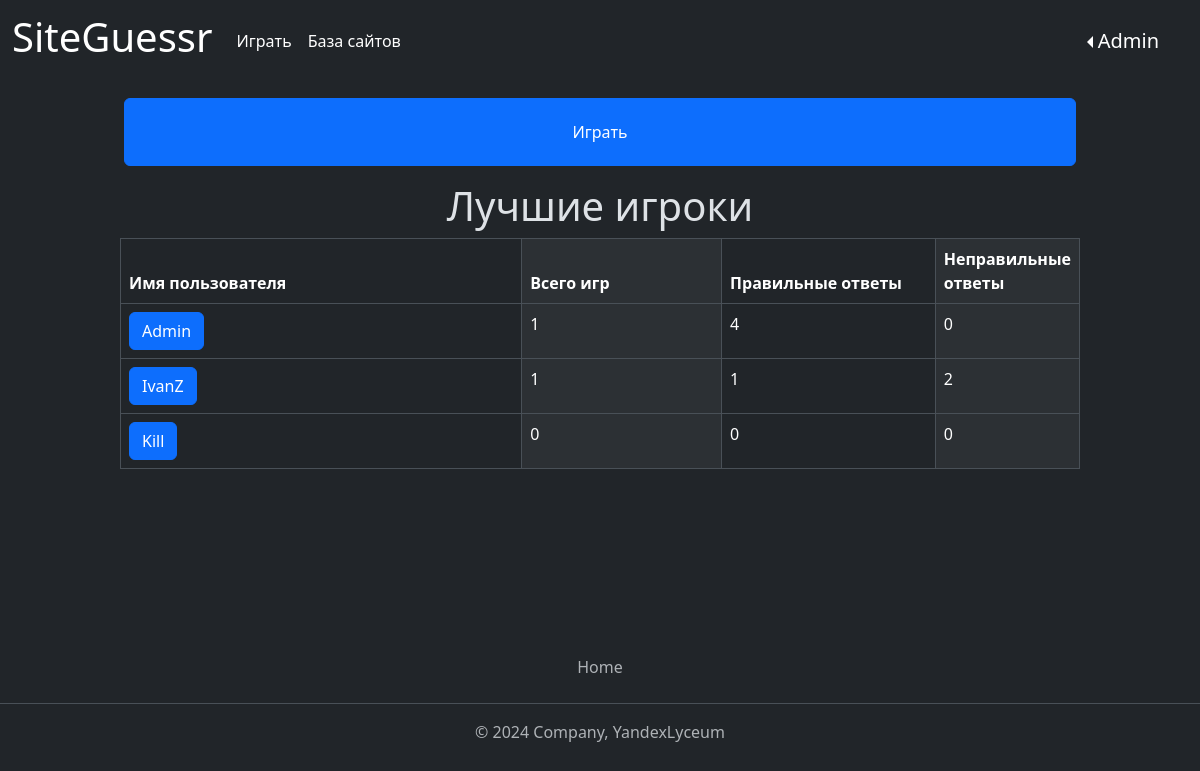
Screenshot of / (signed in) with the database file from the repository.
### data/users.py (models this page shows, shortened)
class User(SqlAlchemyBase, UserMixin, SerializerMixin):
    __tablename__ = 'user'
    id = sqlalchemy.Column(sqlalchemy.Integer,
                           primary_key=True, autoincrement=True)
    login = sqlalchemy.Column(sqlalchemy.String, unique=True, nullable=True)
    description = sqlalchemy.Column(sqlalchemy.String)  # описание
    role = sqlalchemy.Column(sqlalchemy.String, nullable=True, default="newbie")  # роль
    banned = sqlalchemy.Column(sqlalchemy.Boolean, nullable=True, default=False)  # бан
    created_date = sqlalchemy.Column(sqlalchemy.DateTime)
    modified_date = sqlalchemy.Column(sqlalchemy.DateTime)
    hashed_password = sqlalchemy.Column(sqlalchemy.String, nullable=True)
    statistic = orm.relationship("Statistic", back_populates='user', uselist=False)
    games = orm.relationship("Game", back_populates='user')
    website = orm.relationship("Website", back_populates='user')

### data/statistics.py (models this page shows)
class Statistic(SqlAlchemyBase, UserMixin, SerializerMixin):
    __tablename__ = 'statistic'
    id = sqlalchemy.Column(sqlalchemy.Integer,
                           primary_key=True, autoincrement=True)
    user_id = sqlalchemy.Column(sqlalchemy.Integer, sqlalchemy.ForeignKey("user.id"), nullable=True, unique=True)
    total_games = sqlalchemy.Column(sqlalchemy.Integer, nullable=True, default=0)  # общее количество сыгранных игр
    correct_answers = sqlalchemy.Column(sqlalchemy.Integer, nullable=True, default=0)  # количество правильных ответов
    wrong_answers = sqlalchemy.Column(sqlalchemy.Integer, nullable=True, default=0)  # количество неправильных ответов
    average_score = sqlalchemy.Column(sqlalchemy.Integer, nullable=True, default=0)  # средний балл за игру
    best_score = sqlalchemy.Column(sqlalchemy.Integer, nullable=True, default=0)  # лучший счёт
    user = orm.relationship('User')

### main.py (the view)
@app.route("/")
def index():
    db_sess = db_session.create_session()
    params = {"title": "Лучшие игроки",
              "users": [user for user in
                        db_sess.query(User).join(Statistic).filter(User.banned == 0).order_by(
                            desc(Statistic.correct_answers), desc(User.login)).limit(10).all()]}
    return render_template("index.html", **params)

### data/db_session.py (called while the page is built)
def create_session() -> Session:
    global __factory
    return __factory()

### main.py (called while the page is built)
@login_manager.user_loader
def load_user(user_id):
    db_sess = db_session.create_session()
    return db_sess.query(User).get(user_id)

### templates/index.html (shortened to what this page needs)
<div class="main-body">
    <div class="row" style="height: 100px">
        <a href="/game_menu" class="h-100 p-3">
            <button class="btn btn-primary w-100 h-100">
                Играть
            </button>
        </a>
    </div>
    <div class="row">
        <h1 class="text-center">Лучшие игроки</h1>
        <div class="container">
            <table class="table table-striped-columns table-bordered ">
                <thead>
                <tr class="">
                    <th class="col-6" scope="col">Имя пользователя</th>
                    <th class="col-3" scope="col">Всего игр</th>
                    <th class="col-3" scope="col">Правильные ответы</th>
                    <th class="col-3" scope="col">Неправильные ответы</th>
                </tr>
                </thead>
                <tbody>
                <tr class="">
                    <td><a class="btn btn-primary" href="/profile/<% user.login %>" role="button"><% user.login %></a>
                    </td>
                    <td><% user.statistic.total_games %></td>
                    <td><% user.statistic.correct_answers %></td>
                    <td><% user.statistic.wrong_answers %></td>
                </tr>
                </tbody>
            </table>
        </div>
    </div>
</div>

### templates/base.html (shortened to what this page needs)
<!DOCTYPE html>
<html lang="ru" data-bs-theme="dark">
<head>
    <link href="https://cdn.jsdelivr.net/npm/bootstrap@5.3.2/dist/css/bootstrap.min.css" rel="stylesheet"
>
    <link rel="stylesheet" type="text/css" href=<% url_for('static', filename='css/style.css') %> />
</head>
<body class="d-flex flex-column min-vh-100">
<header>
    <nav class="navbar navbar-expand">
        <div class="container-fluid">
            <a class="navbar-brand" href="/"><h1> SiteGuessr </h1></a>
            <div class="collapse navbar-collapse" id="navbarNav">
                <ul class="navbar-nav">
                    <li class="nav-item">
                        <a class="nav-link active" aria-current="page" href="/game_menu">Играть</a>
                    </li>
                </ul>
                <ul class="navbar-nav">
                    <li class="nav-item">
                        <a href="/websites" class="nav-link active" aria-current="page">База сайтов</a>
                    </li>
                </ul>
            </div>
            <div>
                <div class="dropdown dropstart">
                    <button class="navbar-brand dropdown-toggle btn"
                            id="dropdownMenuLink" data-bs-toggle="dropdown" aria-expanded="false"><%
                    </button>
                </div>
            </div>
        </div>
    </nav>
</header>
<footer class="py-3 my-4 mt-auto">
    <ul class="nav justify-content-center border-bottom pb-3 mb-3">
        <li class="nav-item"><a href="/" class="nav-link px-2 text-muted">Home</a></li>
    </ul>
    <p class="text-center text-muted">© 2024 Company, YandexLyceum</p>
</footer>
</body>
</html>

### static/css/style.css (style rules this page uses)
.main-body { margin-left: 10%; margin-right: 10%; }

### rows the page displays
User: login "Admin", statistic.total_games "1", statistic.correct_answers "4", statistic.wrong_answers "0"
User: login "IvanZ", statistic.total_games "1", statistic.correct_answers "1", statistic.wrong_answers "2"
User: login "Kill", statistic.total_games "0", statistic.correct_answers "0", statistic.wrong_answers "0"
